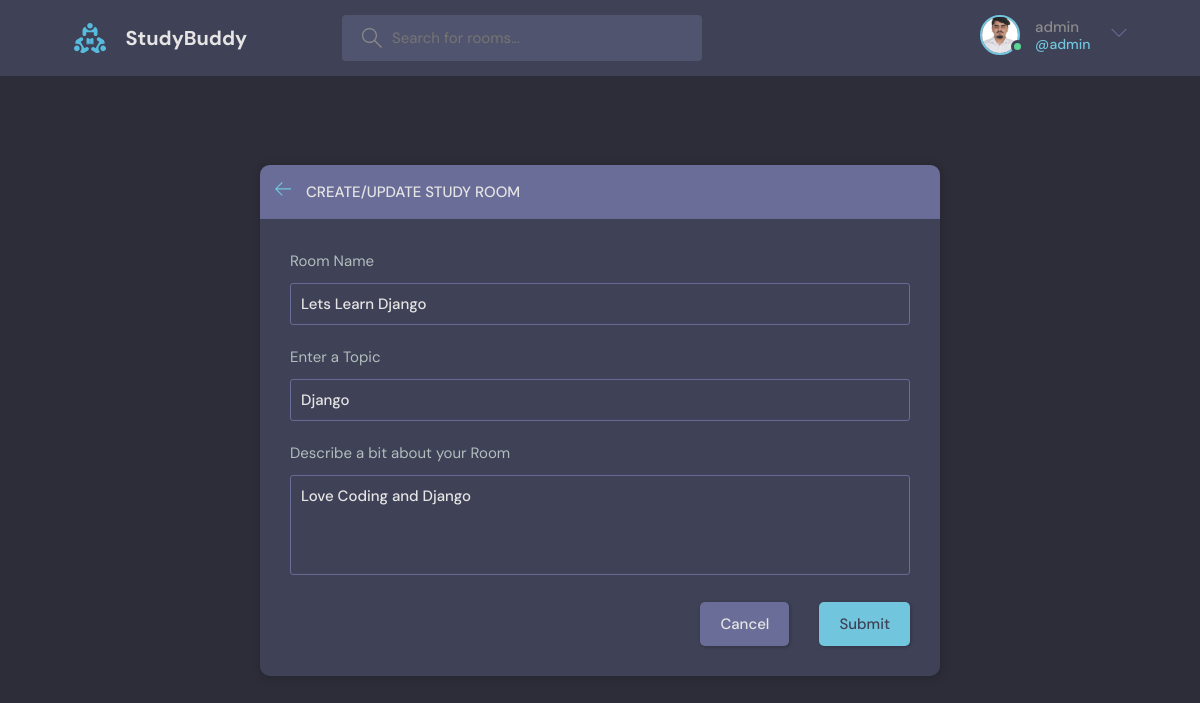
The app's page /update-room/1/ (signed in) with its own data.
### base/models.py (models this page shows, shortened)
class User(AbstractUser):
    name = models.CharField(max_length=200, null=True)
    email = models.EmailField(unique=True)
    username = models.CharField(unique=True, max_length=17, null=True)
    bio = models.TextField(null=True)
    avatar = models.ImageField(null=True, default="avatar.svg")
    USERNAME_FIELD = 'email'
    REQUIRED_FIELDS = []

class Room(models.Model):
    host = models.ForeignKey(User, on_delete=models.SET_NULL, null=True)
    topic = models.ForeignKey(Topic, on_delete=models.SET_NULL, null=True)
    name = models.CharField(max_length=200)
    desc = models.TextField(max_length=200, null=True, blank=True)
    updated = models.DateTimeField(auto_now=True)
    created = models.DateTimeField(auto_now_add=True)
    participants = models.ManyToManyField(User, related_name='participants', blank=True)
    class Meta:
        ordering = ['-updated', '-created']

class Topic(models.Model):
    name = models.CharField(max_length=200)

### base/views.py (the view, shortened to what this page needs)
# urls.py: path('update-room/<str:pk>/', views.updateRoom, name='update'),
@login_required(login_url="login")
def updateRoom(req, pk):
    room = Room.objects.get(id=pk)
    form = RoomForm(instance=room)
    context = {'form':form, 'room': room}
    return render(req, 'base/room_form.html', context)

### base/forms.py
class RoomForm(ModelForm):
    class Meta:
        model = Room
        fields = '__all__'
        exclude = ['host', 'participants']

### templates/base/room_form.html (shortened to what this page needs)
{% extends 'main.html' %} {% block content %}
<main class="create-room layout">
  <div class="container">
    <div class="layout__box">
      <div class="layout__boxHeader">
        <div class="layout__boxTitle">
          <a href="{% url 'home' %}">
            <svg
              version="1.1"
              xmlns="http://www.w3.org/2000/svg"
              width="32"
              height="32"
              viewBox="0 0 32 32"
            >
              <title>arrow-left</title>
              <path
                d="M13.723 2.286l-13.723 13.714 13.719 13.714 1.616-1.611-10.96-10.96h27.625v-2.286h-27.625l10.965-10.965-1.616-1.607z"
              ></path>
            </svg>
          </a>
          <h3>Create/Update Study Room</h3>
        </div>
      </div>
      <div class="layout__body">
        <form class="form" action="" method="POST">
          <div class="form__group">
            <label for="room_name">Room Name</label>
            {{form.name}}
          </div>
          <div class="form__group">
            <label for="room_topic">Enter a Topic</label>
            <input
              required
              type="text"
              value="{{room.topic.name}}"
              name="topic"
              id="room_topic"
              list="topic-list"
            />
          </div>
          <div class="form__group">
            <label for="room_description">Describe a bit about your Room</label>
            {{form.desc}}
          </div>
          <div class="form__action">
            <a class="btn btn--dark" href="{{request.META.HTTP_REFERER}}">Cancel</a>
            <button class="btn btn--main" type="submit">Submit</button>
          </div>
        </form>
      </div>
    </div>
  </div>
</main>
{% endblock %}

### templates/nav.html (shortened to what this page needs)
{% load static %}
<header class="header header--loggedIn">
  <div class="container">
    <a href="{% url 'home' %}" class="header__logo">
      <img src="{% static 'images/logo.svg' %}" />
      <h1>StudyBuddy</h1>
    </a>
    <form class="header__search" method="GET" action="{% url 'home' %}">
      <label>
        <input name="q" placeholder="Search for rooms..." />
      </label>
    </form>
    <nav class="header__menu">
      {% if request.user.is_authenticated %}
      <div class="header__user">
        <a href="{% url 'user' request.user.id %}">
          <div class="avatar avatar--medium active">
            <img src="{{request.user.avatar.url}}" />
          </div>
          <p>
            {{request.user.username}}<span>@{{request.user.username}}</span>
          </p>
        </a>
        <button class="dropdown-button">
          <svg
            version="1.1"
            xmlns="http://www.w3.org/2000/svg"
            width="32"
            height="32"
            viewBox="0 0 32 32"
          >
            <title>chevron-down</title>
            <path d="M16 21l-13-13h-3l16 16 16-16h-3l-13 13z"></path>
          </svg>
        </button>
      </div>
      {% else %}
      <a href="{% url 'login' %}">
        <img src="{% static 'images/avatar.svg' %}" alt="" />
        <p>Login</p>
      </a>
      {% endif %}
    </nav>
  </div>
</header>

### records on screen
User: user.avatar (picture), user.username "admin"
Room: name "Lets Learn Django", topic "Django", desc "Love Coding and Django"
